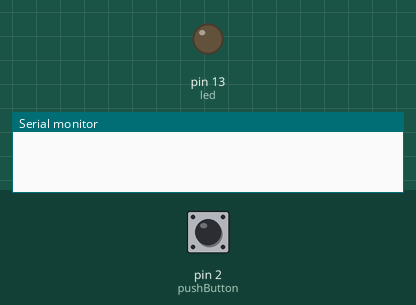
A sketch run on a simulated Arduino Uno, built with avr-gcc and run on an emulated ATmega328P. Shown: output pins drawn as LEDs (lit = HIGH), the last lines printed to the serial monitor. Inputs (shaded band) come from the test bench; at power-on: pin 2 (pushButton) LOW.

Above: at 1.2 s.
1.3 s: pin 2 (pushButton) pulled HIGH for 0.15 s
At 2.4 s:
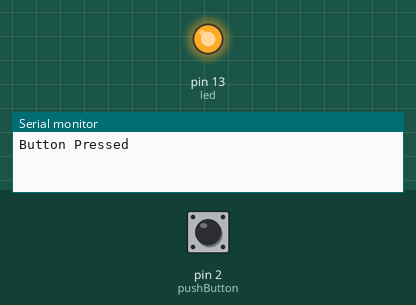
2.9 s: pin 2 (pushButton) pulled HIGH for 1 s
At 3.5 s:
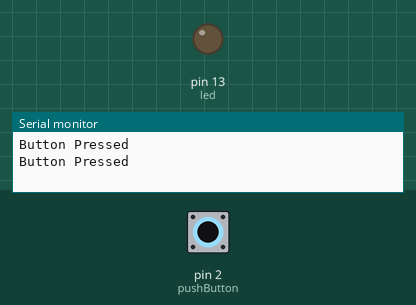
5.4 s: pin 2 (pushButton) pulled HIGH for 3.2 s
At 6.7 s:
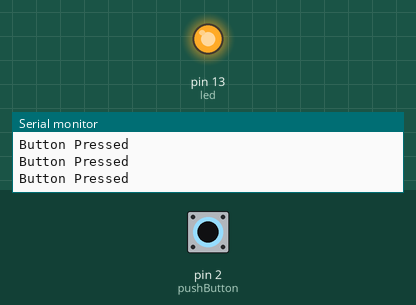
Timing chart, 0 to 8.4 s (numbered marks = the images above; inputs shaded):
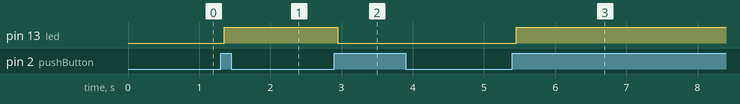

Measured:
- after the input at 1.3 s, pin 13 (led): LOW → HIGH after 0.05 s
- after the input at 2.9 s, pin 13 (led): HIGH → LOW after 0.05 s
- after the input at 5.4 s, pin 13 (led): LOW → HIGH after 0.05 s

The sketch:

sketch.ino
```cpp
const int pushButton = 2;
const int led = 13;

int buttonState;
int lastButtonState = LOW;

long debounceDelay = 50; // in milliseconds
long lastDebounceTime = 0;

void setup() {
    Serial.begin(9600);
    pinMode(pushButton, INPUT);
    pinMode(led, OUTPUT);

    // is it necessary to set the initial LED state?

}

void loop() {
    int reading = digitalRead(pushButton);

    // check if reading matches...if it doesn't then make sure
    // we're not under the debounce delay time
    if (reading != lastButtonState) {
        lastDebounceTime = millis();
    }

    if (millis() - lastDebounceTime > debounceDelay) {
        if (reading != buttonState) {
            // we can change the button state now
            buttonState = reading;
            // only on the down-pressed state
            if (buttonState == HIGH) {
                Serial.println("Button Pressed");
                int ledState = digitalRead(led);
                digitalWrite(led, !ledState);
            }
        }

    }

     lastButtonState = reading;
}
```
